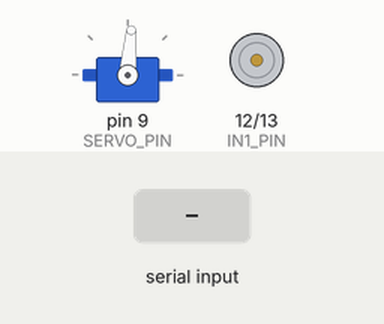
This sketch was run on a simulated Arduino Uno, built with avr-gcc and run on an emulated ATmega328P. Shown: servo, motor-driver pin pairs drawn as motors (green arrow = first pin HIGH = forward, orange = second pin HIGH = backward, longer = more drive, scaled by the enable pin). The inputs (shaded band) are chosen by the test bench.

Above: at 1.2 s.
1.3 s: "R10\n" received over Serial
At 1.8 s:
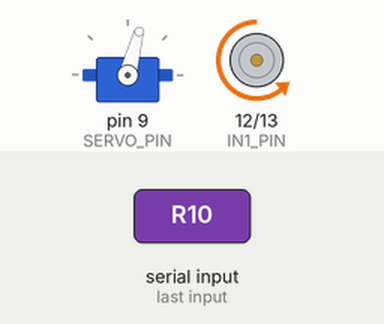
2.8 s: "L10\n" received over Serial
At 4.0 s:
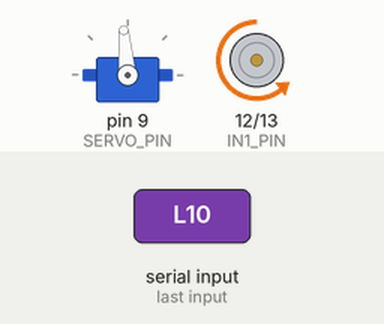
4.3 s: "L17\n" received over Serial
At 5.3 s:
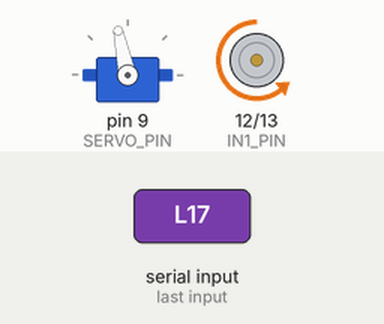
Timing chart, 0 to 7.3 s (numbered marks = the images above; inputs shaded):
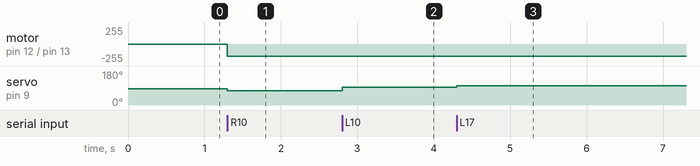

The sketch:

obstacle_avoidance.ino
```cpp
#include <Servo.h>

// --- SERVO SETUP ---
Servo steeringServo;
const int SERVO_PIN = 9;

const int STRAIGHT = 85;     // Center angle

// Right Dodge Angles (Red)
const int RIGHT_10 = 75;     // -10 deg
const int RIGHT_17 = 68;     // -17 deg
const int RIGHT_20 = 65;     // -20 deg

// Left Dodge Angles (Green)
const int LEFT_10 = 95;      // +10 deg
const int LEFT_17 = 102;     // +17 deg
const int LEFT_20 = 105;     // +20 deg

// --- L298N MOTOR DRIVER PINS ---
const int ENA_PIN = 11;
const int IN1_PIN = 12;
const int IN2_PIN = 13;
const int DRIVE_SPEED = 180;

// --- CONTROL FLAGS ---
bool isRunning = false;
String currentCommand = "G";

void setup() {
  Serial.begin(115200);

  pinMode(ENA_PIN, OUTPUT);
  pinMode(IN1_PIN, OUTPUT);
  pinMode(IN2_PIN, OUTPUT);

  steeringServo.attach(SERVO_PIN);
  steeringServo.write(STRAIGHT);

  stopMotor();
}

void loop() {
  readSerialFromPi();

  if (!isRunning || currentCommand == "S") {
    stopMotor();
    steeringServo.write(STRAIGHT);
    return;
  }

  // --- RED DODGE COMMANDS ---
  if (currentCommand == "R10") {
    steeringServo.write(RIGHT_10);
  }
  else if (currentCommand == "R17") {
    steeringServo.write(RIGHT_17);
  }
  else if (currentCommand == "R20") {
    steeringServo.write(RIGHT_20);
  }

  // --- GREEN DODGE COMMANDS ---
  else if (currentCommand == "L10") {
    steeringServo.write(LEFT_10);
  }
  else if (currentCommand == "L17") {
    steeringServo.write(LEFT_17);
  }
  else if (currentCommand == "L20") {
    steeringServo.write(LEFT_20);
  }

  // --- STRAIGHT COMMAND ---
  else if (currentCommand == "G") {
    steeringServo.write(STRAIGHT);
  }

  moveForward();
}

void readSerialFromPi() {
  static String buffer = "";

  while (Serial.available() > 0) {
    char c = Serial.read();
    if (c == '\n') {
      buffer.trim();
      if (buffer.length() > 0) {
        currentCommand = buffer;
        if (currentCommand == "S") {
          isRunning = false;
        } else {
          isRunning = true;
        }
      }
      buffer = "";
    } else {
      buffer += c;
    }
  }
}

void moveForward() {
  digitalWrite(IN1_PIN, LOW);
  digitalWrite(IN2_PIN, HIGH);
  analogWrite(ENA_PIN, DRIVE_SPEED);
}

void stopMotor() {
  analogWrite(ENA_PIN, 0);
  digitalWrite(IN1_PIN, LOW);
  digitalWrite(IN2_PIN, LOW);
}
```

Measured:
- after the input at 1.3 s, motor on pin 12 (IN1_PIN) / pin 13 (IN2_PIN): stopped → backward 180/255 at once; servo on pin 9 (SERVO_PIN): 85° → 75° at once
- after the input at 2.8 s, servo on pin 9 (SERVO_PIN): 75° → 95° at once
- after the input at 4.3 s, servo on pin 9 (SERVO_PIN): 95° → 102° at once
